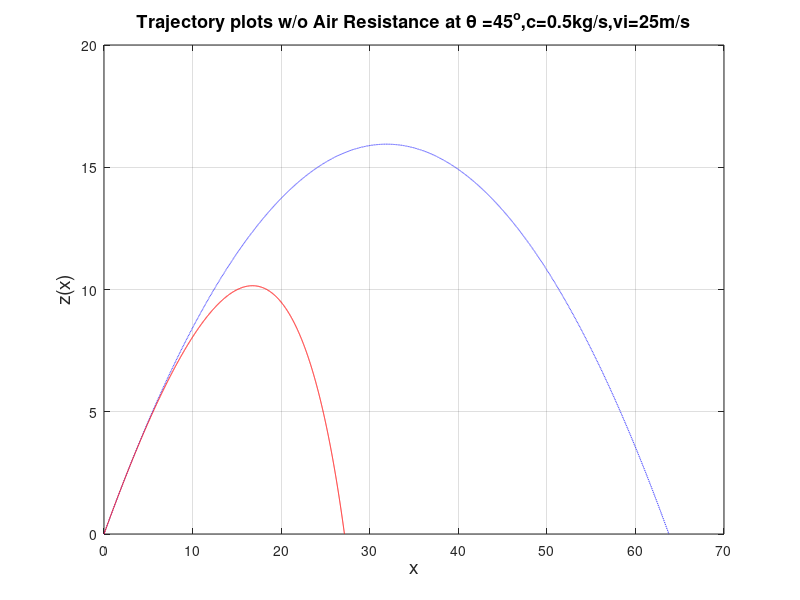

The MATLAB script that drew this image: (Note: this script raises an error after producing the figure.)
%projectile2.m - motion with air resistance
%plots the projectile trajectory:
%z(x)=(m*g/c+viz)*(x-xi)/vix+m^2*g*log(1-c*(x-xi)/m/vix)/c^2
clear;
vi=25;zi=0;xi=0;th=45;g=9.8;%initial: speed, positions, angle, gravity
c=0.5; m=1; % Drag Coeff and mass
vix=vi*cos(th*2*pi/360); viz=vi*sin(th*2*pi/360);%initial vi components
xmin=xi;xs=0.005;xmax=2*vix*viz/g;% Range without air resistance
x=[xmin:xs:xmax];
z=zi+viz*(x-xi)/vix-0.5*g*((x-xi)/vix).^2;% z(x) without air resistance
tmax=2*viz/g; %no air resistance round trip time for initial guess
%fprintf('Free Motion: t_R %f sec, R= %f m\n',tmax,xmax)
stra=cat(2,'t_R=',num2str(tmax,4),',R=',num2str(xmax,4));
%======= Newton Raphson Method for time to land
Nt=0; tdiff=1;
while Nt < 5 & tdiff > 0.0001, % iteration conditions
    Nt=Nt+1;                   % counter
    f=(m/c+viz/g)*(1-exp(-c*tmax/m))-tmax;% function whose zero we seek
    fp=c*(m/c+viz/g)*exp(-c*tmax/m)/m-1;  % derivative 
    tdiff=f/fp;tmax=tmax-tdiff;% tmax becomes the new guess
end
% ============================
xmaxf=m*vix*(1-exp(-c*tmax/m))/c;%Range with air resistance
xf=[xmin:xs:xmaxf];
zf=(m*g/c+viz)*(xf-xi)/vix+m^2*g*log(1-c*(xf-xi)/m/vix)/c^2;
plot(x,z,'b--',xf,zf,'r');
str0=cat(2,'\theta =',num2str(th),'^o',',c=',...
    num2str(c),'kg/s', ',vi=',num2str(vi),'m/s');
str1=cat(2,'Trajectory plots w/o Air Resistance',' at ',str0);
title(str1,'FontSize',13); ylabel('z(x)','FontSize',14)
xlabel('x','FontSize',14); grid on;
h=legend('Free Motion','Air Resistance',1); set(h,'FontSize',12)
%fprintf('With Air Resistance: t_R %f sec, R= %f m\n',tmax,xmaxf)
strb=cat(2,'t_R=',num2str(tmax,4),',R=',num2str(xmaxf,4));
Ma=round(4*length(x)/5); Mb=round(4*length(xf)/5);
text(x(Ma)*(1+0.01),z(Ma),stra,'FontSize',9,'Color','blue');
text(xf(Mb)*(1+0.02),zf(Mb),strb,'FontSize',9,'Color','red');
